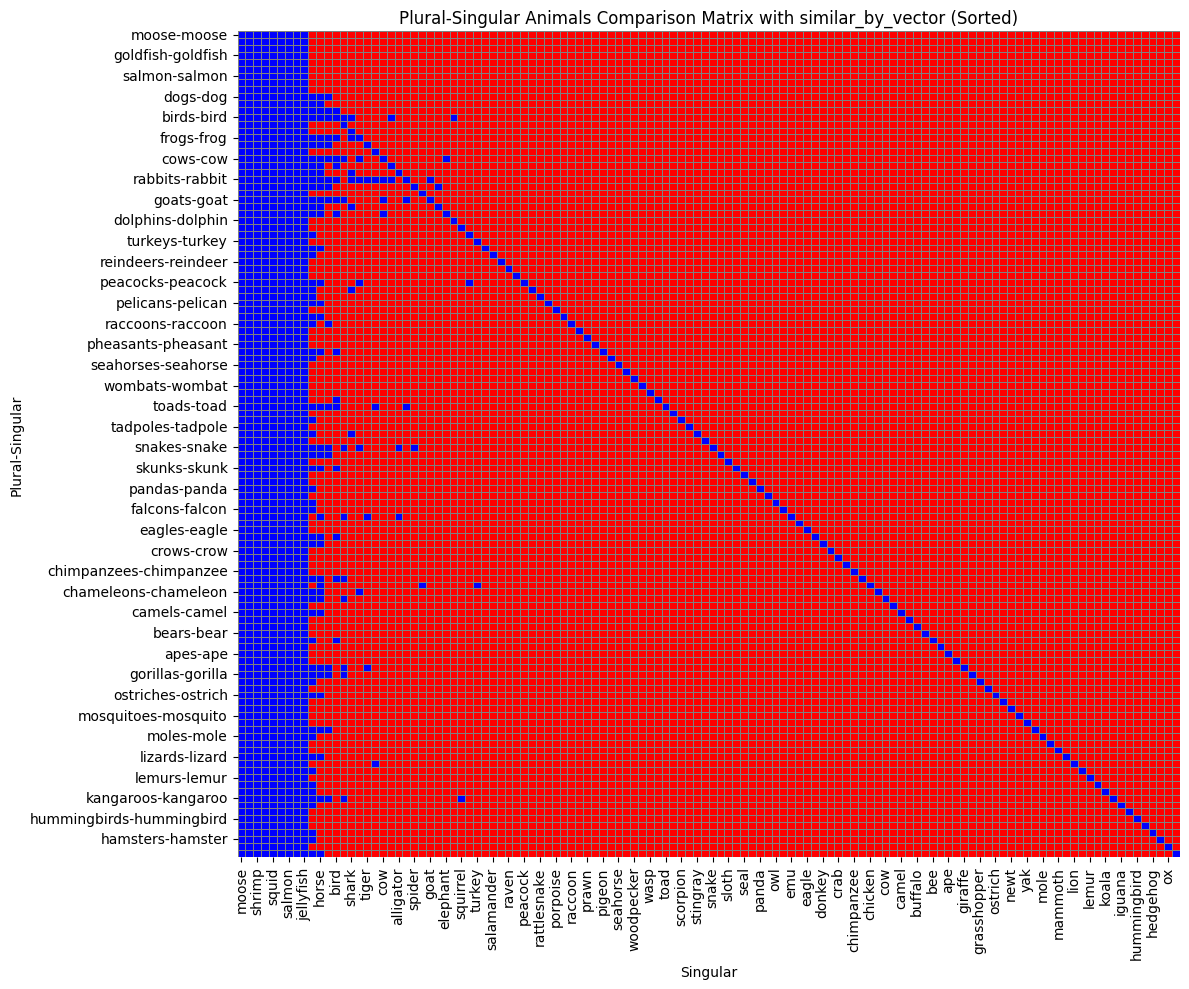

This figure's Python source:
import seaborn as sns
from tqdm import tqdm
import numpy as np
import pandas as pd
import matplotlib.pyplot as plt

input_path = "plural_singular_animals.csv"
df = pd.read_csv(input_path)
plural = df['plural'].tolist()
singular = df['singular'].tolist()

# matrice dei risultati
matrix = np.zeros((len(plural), len(singular)), dtype=int)

# loop su tutte le combinazioni: comp_i - pos_i + pos_j ≈ comp_j
for i in tqdm(range(len(plural)), desc="Processing rows"):
    comp_i = plural[i]
    pos_i = singular[i]

    try:
        comp_i_vec = word_vectors[comp_i]
        pos_i_vec = word_vectors[pos_i]

        for j in range(len(singular)):
            pos_j = singular[j]
            comp_j = plural[j]

            try:
                pos_j_vec = word_vectors[pos_j]
                target_vec = comp_i_vec - pos_i_vec + pos_j_vec

                predicted = word_vectors.similar_by_vector(target_vec, topn=1)[0][0]

                if predicted == comp_j:
                    matrix[i, j] = 1

            except KeyError:
                continue  # parola non presente

    except KeyError:
        continue  # parola non presente

# somma dei '1' per colonna
col_sums = matrix.sum(axis=0)

# ordina gli indici in base al numero di '1' in ordine decrescente
sorted_indices = np.argsort(-col_sums)

# riordina la matrice mantenendo la diagonale
matrix_sorted = matrix[np.ix_(sorted_indices, sorted_indices)]

# riordina le liste delle parole
sorted_singular = [singular[i] for i in sorted_indices]
sorted_plural = [plural[i] for i in sorted_indices]
index_labels = [f"{c}-{p}" for c, p in zip(sorted_plural, sorted_singular)]

# df dei risultati
result_df = pd.DataFrame(matrix_sorted, index=index_labels, columns=sorted_singular)

# heatmap
plt.figure(figsize=(12, 10))
sns.heatmap(result_df, cmap=sns.color_palette(["red", "blue"]), cbar=False, linewidths=0.5, linecolor='gray')
plt.title("Plural-Singular Animals Comparison Matrix with similar_by_vector (Sorted)")
plt.xlabel("Singular")
plt.ylabel("Plural-Singular")
plt.xticks(rotation=90)
plt.yticks(rotation=0)
plt.tight_layout()
plt.show()

# statistiche
count_ones = np.sum(matrix == 1)
count_zeros = np.sum(matrix == 0)
total = count_ones + count_zeros
percent_ones = (count_ones / total) * 100

print(f"Conteggio '1': {count_ones}")
print(f"Conteggio '0': {count_zeros}")
print(f"Percentuale '1': {percent_ones:.2f}%")
